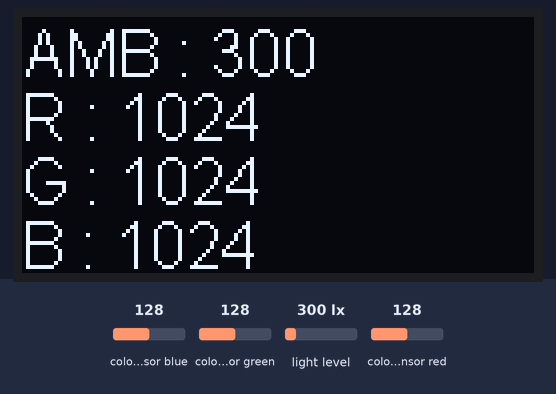
Bench run of a sketch on a simulated ESP32. Parts: 128×64 one-colour display. Inputs (shaded band) come from the test bench; at power-on: colour sensor blue 128, colour sensor green 128, light level 300 lx, colour sensor red 128. What the sketch prints to the serial monitor is not drawn.

Above: at 1.7 s.
1.8 s: colour sensor blue set to 5
At 3.5 s:
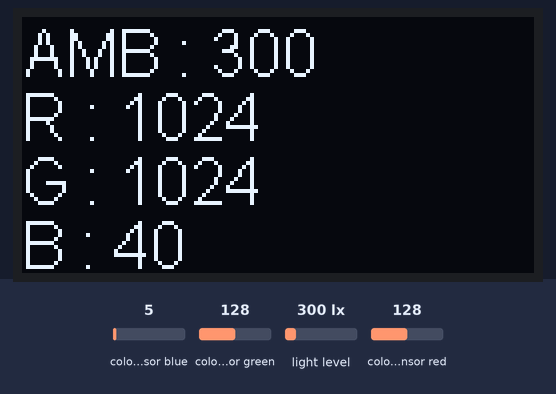
4.0 s: colour sensor green set to 5
At 4.9 s:
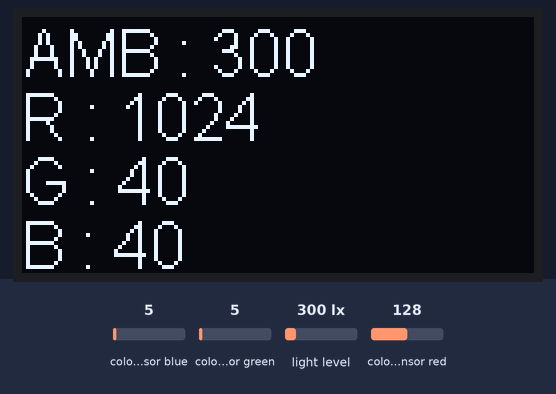
6.0 s: light level set to 40 lx
At 7.4 s:
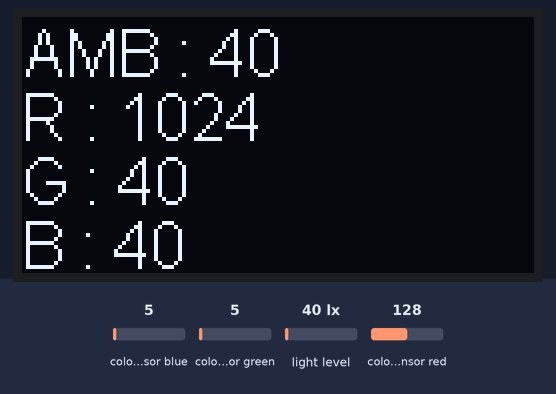
8.1 s: colour sensor red set to 5
At 9.8 s:
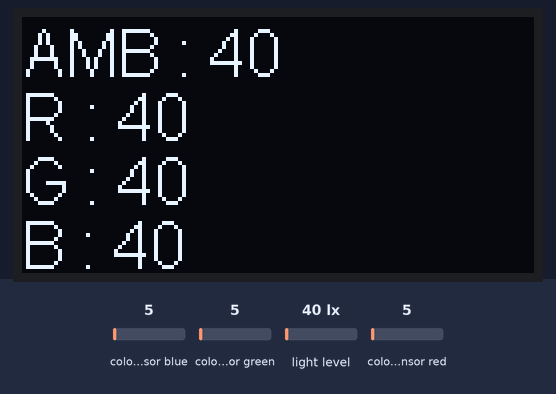
10.1 s: colour sensor blue set to 64
At 11.5 s:
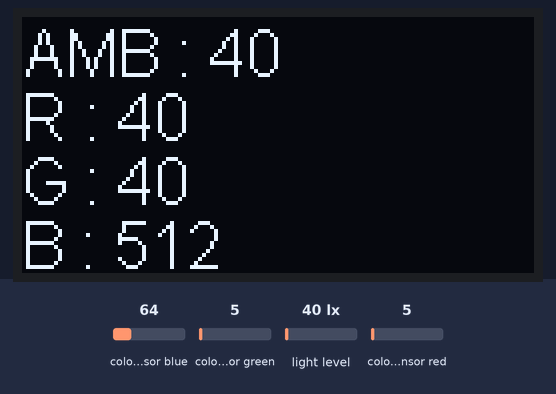
Timing chart, 0 to 13.1 s (numbered marks = the images above; inputs shaded):
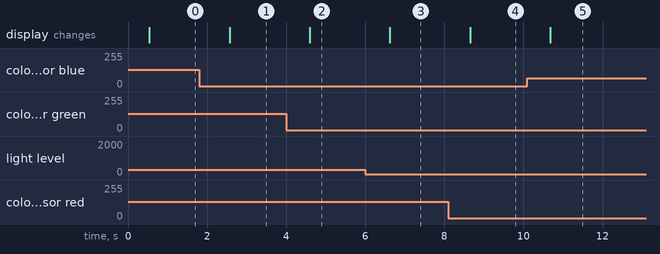

Measured:
- after the input at 1.8 s, the display: changes after 0.77 s (image 1)
- after the input at 4.0 s, the display: changes after 0.60 s (image 2)
- after the input at 6.0 s, the display: changes after 0.63 s (image 3)
- after the input at 8.1 s, the display: changes after 0.56 s (image 4)
- after the input at 10.1 s, the display: changes after 0.58 s (image 5)

The sketch:

GISMO6_APDS9960_Color_OLED.ino
```cpp
// (licence header left out)
#include <Wire.h>
#include <SparkFun_APDS9960.h>
#include "SSD1306.h"
SSD1306 display(0x3c,21,22);

// Global Variables
SparkFun_APDS9960 apds = SparkFun_APDS9960();
uint16_t ambient_light = 0;
uint16_t red_light = 0;
uint16_t green_light = 0;
uint16_t blue_light = 0;
void OLEDInit();
void OLEDUpdate();
void setup() {

  // Initialize Serial port
  Serial.begin(115200);
  Serial.println();
  Serial.println(F("--------------------------------"));
  Serial.println(F("SparkFun APDS-9960 - ColorSensor"));
  Serial.println(F("--------------------------------"));

  // Initialize APDS-9960 (configure I2C and initial values)
  if ( apds.init() ) {
    Serial.println(F("APDS-9960 initialization complete"));
  } else {
    Serial.println(F("Something went wrong during APDS-9960 init!"));
  }

  // Start running the APDS-9960 light sensor (no interrupts)
  if ( apds.enableLightSensor(false) ) {
    Serial.println(F("Light sensor is now running"));
  } else {
    Serial.println(F("Something went wrong during light sensor init!"));
  }

  // Wait for initialization and calibration to finish
  delay(500);
   OLEDInit();
}

void loop() {

  // Read the light levels (ambient, red, green, blue)
  if (  !apds.readAmbientLight(ambient_light) ||
        !apds.readRedLight(red_light) ||
        !apds.readGreenLight(green_light) ||
        !apds.readBlueLight(blue_light) ) {
    Serial.println("Error reading light values");
  } else {
    Serial.print("Ambient: ");
    Serial.print(ambient_light);
    Serial.print(" Red: ");
    Serial.print(red_light);
    Serial.print(" Green: ");
    Serial.print(green_light);
    Serial.print(" Blue: ");
    Serial.println(blue_light);
    OLEDUpdate();
  }

  // Wait 1 second before next reading
  delay(1000);
}

void OLEDInit(){
  display.init();
  display.setFont(ArialMT_Plain_16);
}

void OLEDUpdate(){

  display.clear();
  display.drawString(0,0,"AMB : "+String(ambient_light));
  display.drawString(0,16,"R : "+String(red_light));
  display.drawString(0,32,"G : "+String(green_light));
  display.drawString(0,48,"B : "+String(blue_light));
  display.display();
}
```
